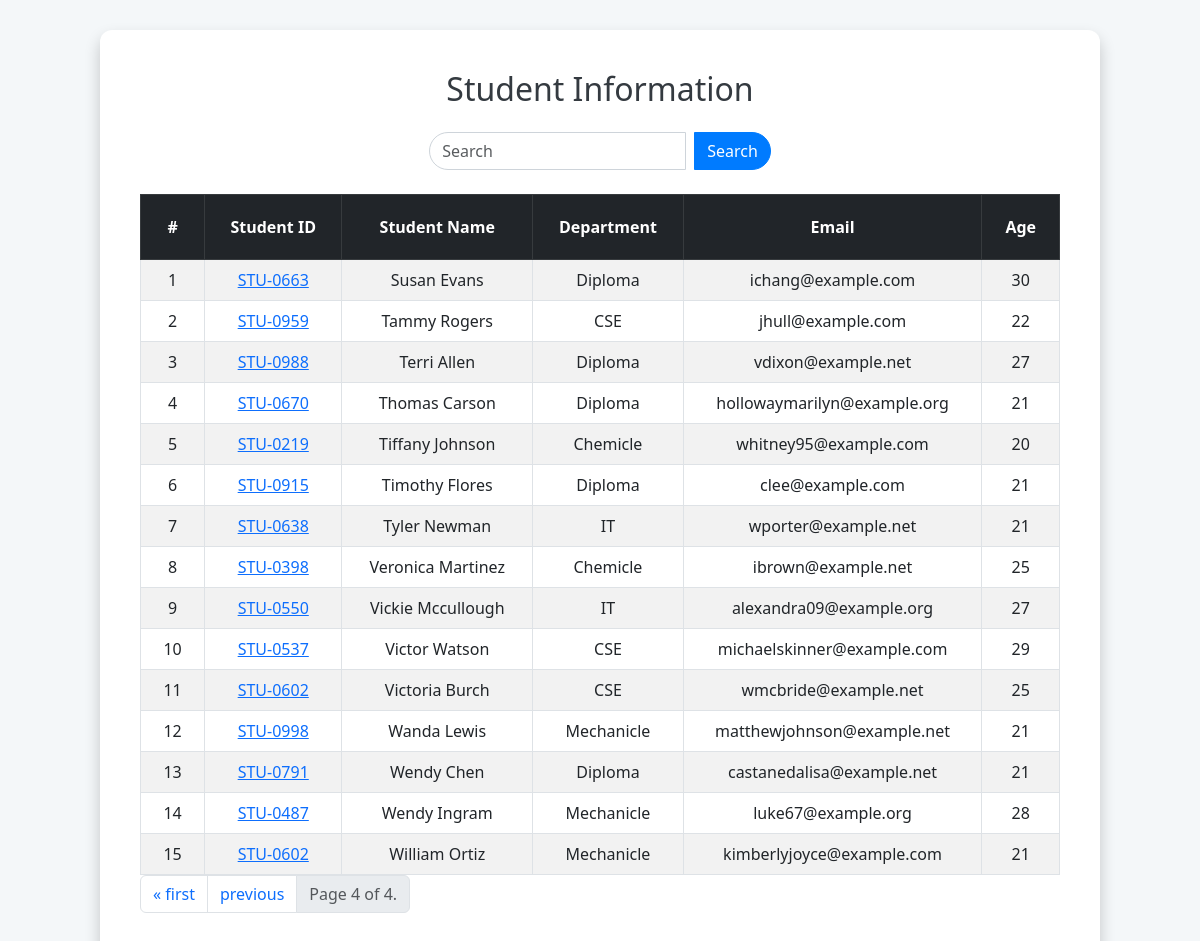
Screenshot of /getstudent?page=4 with the database file from the repository.
### rece/models.py (models this page shows, shortened)
class Student(models.Model):
    department = models.ForeignKey(Department, related_name="depart", on_delete=models.CASCADE)
    student_id = models.OneToOneField(StudentId, related_name="studentid", on_delete=models.SET_NULL, null=True)
    student_name = models.CharField(max_length=100)
    student_email = models.EmailField(unique=True)
    student_age = models.IntegerField(default=18)
    student_address = models.TextField()
    is_deleted = models.BooleanField(default=False)
    objects = StudentManager()
    admin_object = models.Manager()
    class Meta:
        ordering = ['student_name']
        verbose_name = "student"

class StudentId(models.Model):
    student_id = models.CharField(max_length=100)
    def __str__(self) -> str:
        return self.student_id

class Department(models.Model):
    department = models.CharField(max_length=100)
    def __str__(self) -> str:
        return self.department
    class Meta:
        ordering = ['department']

### rece/views.py (the view)
# urls.py: path("getstudent",get_student,name="getstudent"),
def get_student(request):
    queryset = Student.objects.all()
    if request.GET.get("search"):
        data = request.GET.get("search")
        queryset = queryset.filter(Q(student_name__icontains = data) | Q(department__department__icontains = data))
    paginator = Paginator(queryset, 25)
    page_number = request.GET.get("page",1)
    page_obj = paginator.get_page(page_number)
    return render(request,"student.html",{"queryset":page_obj})

### rece/models.py (called while the page is built)
    def get_queryset(self):
        return super().get_queryset().filter(is_deleted = False)

### rece/templates/student.html (shortened to what this page needs)
<!DOCTYPE html>
<html lang="en">
<head>
    <link href="https://stackpath.bootstrapcdn.com/bootstrap/5.3.0/css/bootstrap.min.css" rel="stylesheet">
    <link href="https://cdnjs.cloudflare.com/ajax/libs/bootstrap-icons/1.10.0/font/bootstrap-icons.min.css" rel="stylesheet">
</head>
<body>
    <div class="container">
        <h1 class="mb-4">Student Information</h1>
        <div class="search-bar">
            <form class="d-flex" role="search">
                <input class="form-control me-2" name="search" placeholder="Search" aria-label="Search">
                <button class="btn" type="submit">Search</button>
            </form>
        </div>
        <table class="table table-striped table-bordered">
            <thead class="table-dark text-light">
                <tr>
                    <th>#</th>
                    <th>Student ID</th>
                    <th>Student Name</th>
                    <th>Department</th>
                    <th>Email</th>
                    <th>Age</th>
                </tr>
            </thead>
            <tbody>
                {% for student in queryset %}
                <tr>
                    <td>{{ forloop.counter }}</td>
                    <td><a href="see_marks/{{student.student_id}}">{{ student.student_id }}</a></td>
                    <td>{{ student.student_name }}</td>
                    <td>{{ student.department }}</td>
                    <td>{{ student.student_email }}</td>
                    <td>{{ student.student_age }}</td>
                </tr>
                {% empty %}
                <tr>
                    <td colspan="6">No students found.</td>
                </tr>
                {% endfor %}
            </tbody>
        </table>
        <nav aria-label="Page navigation example">
            <ul class="pagination">
                {% if queryset.has_previous %}
                <li class="page-item"><a class="page-link" href="?page=1">&laquo; first</a></li>
                <li class="page-item"><a class="page-link" href="?page={{ queryset.previous_page_number }}">previous</a></li>
                {% endif %}
                <li class="page-item disabled">
                    <span class="page-link">
                        Page {{ queryset.number }} of {{ queryset.paginator.num_pages }}.
                    </span>
                </li>
            </ul>
        </nav>
    </div>
</body>
</html>

### rece/templates/student.html (style rules this page uses)
body { font-family: 'Segoe UI', Tahoma, Geneva, Verdana, sans-serif; background-color: #f4f7f9; padding: 30px; }
.container { background-color: #ffffff; padding: 40px; border-radius: 12px; box-shadow: 0 8px 16px rgba(0, 0, 0, 0.2); max-width: 1000px; margin: 0 auto; }
h1 { color: #343a40; font-size: 2rem; text-align: center; margin-bottom: 1.5rem; }
.table { margin: 0 auto; width: 100%; }
table th, table td { text-align: center; padding: 15px; }
table th { font-weight: bold; background-color: #343a40; color: #ffffff; }
table td { font-size: 1rem; }
.table-striped tbody tr:nth-of-type(odd) { background-color: #f9f9f9; }
.table td, .table th { padding-left: 20px; padding-right: 20px; }
.table thead th { padding-top: 20px; padding-bottom: 20px; }
.search-bar { margin-bottom: 1.5rem; display: flex; justify-content: center; }
.search-bar input { border-radius: 20px 0 0 20px; border: 1px solid #ced4da; box-shadow: none; transition: border-color 0.3s ease-in-out; }
.search-bar button { border-radius: 0 20px 20px 0; border: 1px solid #007bff; background-color: #007bff; color: #ffffff; transition: background-color 0.3s ease-in-out; }

### rows the page displays
Student: student_id "STU-0663", student_name "Susan Evans", department "Diploma", student_email "ichang@example.com", student_age "30"
Student: student_id "STU-0959", student_name "Tammy Rogers", department "CSE", student_email "jhull@example.com", student_age "22"
Student: student_id "STU-0988", student_name "Terri Allen", department "Diploma", student_email "vdixon@example.net", student_age "27"
Student: student_id "STU-0670", student_name "Thomas Carson", department "Diploma", student_email "hollowaymarilyn@example.org", student_age "21"
Student: student_id "STU-0219", student_name "Tiffany Johnson", department "Chemicle", student_email "whitney95@example.com", student_age "20"
Student: student_id "STU-0915", student_name "Timothy Flores", department "Diploma", student_email "clee@example.com", student_age "21"
Student: student_id "STU-0638", student_name "Tyler Newman", department "IT", student_email "wporter@example.net", student_age "21"
Student: student_id "STU-0398", student_name "Veronica Martinez", department "Chemicle", student_email "ibrown@example.net", student_age "25"
Student: student_id "STU-0550", student_name "Vickie Mccullough", department "IT", student_email "alexandra09@example.org", student_age "27"
Student: student_id "STU-0537", student_name "Victor Watson", department "CSE", student_email "michaelskinner@example.com", student_age "29"
Student: student_id "STU-0602", student_name "Victoria Burch", department "CSE", student_email "wmcbride@example.net", student_age "25"
Student: student_id "STU-0998", student_name "Wanda Lewis", department "Mechanicle", student_email "matthewjohnson@example.net", student_age "21"
Student: student_id "STU-0791", student_name "Wendy Chen", department "Diploma", student_email "castanedalisa@example.net", student_age "21"
Student: student_id "STU-0487", student_name "Wendy Ingram", department "Mechanicle", student_email "luke67@example.org", student_age "28"
Student: student_id "STU-0602", student_name "William Ortiz", department "Mechanicle", student_email "kimberlyjoyce@example.com", student_age "21"

### other values shown
{{ queryset.number }} "4"
{{ queryset.paginator.num_pages }} "4"
